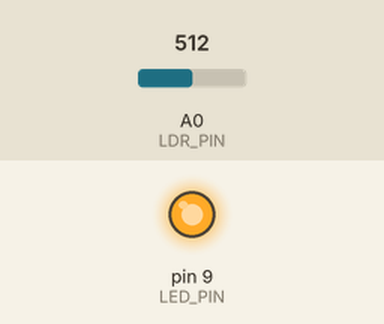
Bench run of a sketch on a simulated Arduino Uno, built with avr-gcc and run on an emulated ATmega328P. On the bench: output pins drawn as LEDs (lit = HIGH). The test bench sets the inputs (shaded band); at power-on: A0 (LDR_PIN) = 512. What the sketch prints to the serial monitor is not drawn.

Above: at 1.2 s.
1.3 s: A0 (LDR_PIN) set to 759
2.8 s: A0 (LDR_PIN) set to 777
At 4.6 s:
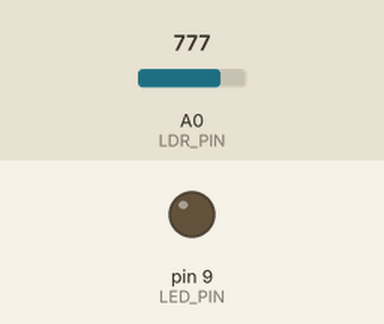
4.9 s: A0 (LDR_PIN) set to 716
At 6.3 s:
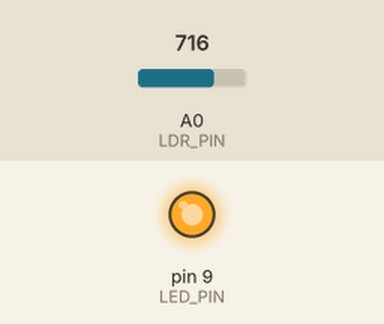
6.7 s: A0 (LDR_PIN) set to 900
At 7.8 s:
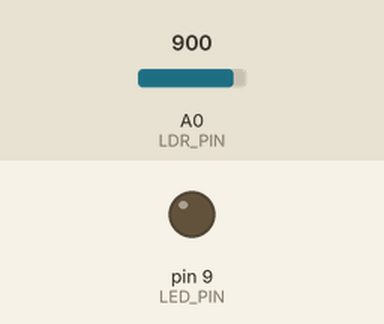
Timing chart, 0 to 9.5 s (numbered marks = the images above; inputs shaded):
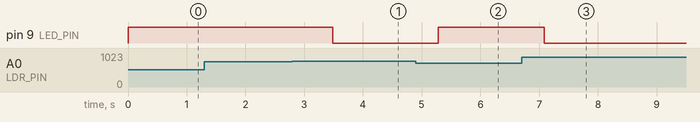

Measured:
- the behaviour switches between 767 and 768 on A0 (LDR_PIN) (found by bisection; images 0 and 1)
- after the input at 1.3 s, every drawn part: stays the same
- after the input at 2.8 s, pin 9 (LED_PIN): HIGH → LOW after 0.68 s
- after the input at 4.9 s, pin 9 (LED_PIN): LOW → HIGH after 0.38 s
- after the input at 6.7 s, pin 9 (LED_PIN): HIGH → LOW after 0.39 s

The sketch:

arduino_light_sensor.ino
```cpp
/*
 * Light-Level Monitoring System - Simplified Arduino Sketch
 *
 * Hardware:
 * - Photoresistor (LDR) on A0 with 10kΩ resistor to GND
 * - LED on Pin 9 with 220Ω resistor
 *
 * Serial Protocol:
 * - Sends: "LIGHT:<value>" every read
 * - Receives: "T:<value>" to set threshold (0-1023)
 */

const int LDR_PIN = A0;
const int LED_PIN = 9;
const int BAUD_RATE = 115200;

int threshold = 512 + 256; // Default threshold

void setup() {
  Serial.begin(BAUD_RATE);
  pinMode(LDR_PIN, INPUT);
  pinMode(LED_PIN, OUTPUT);
  digitalWrite(LED_PIN, LOW);
  Serial.println("READY");
}

void loop() {
  // Read light level
  int lightLevel = analogRead(LDR_PIN);

  // Send to serial for ROS2
  Serial.print("LIGHT:");
  Serial.println(lightLevel);

  // Control LED based on threshold
  if (lightLevel < threshold) {
    digitalWrite(LED_PIN, HIGH); // Dark - LED ON
  } else {
    digitalWrite(LED_PIN, LOW); // Bright - LED OFF
  }

  // Check for threshold updates from ROS2
  if (Serial.available() > 0) {
    String cmd = Serial.readStringUntil('\n');
    if (cmd.startsWith("T:")) {
      int newThreshold = cmd.substring(2).toInt();
      if (newThreshold >= 0 && newThreshold <= 1023) {
        threshold = newThreshold;
      }
    }
  }

  delay(100); // 10Hz update rate
}
```
